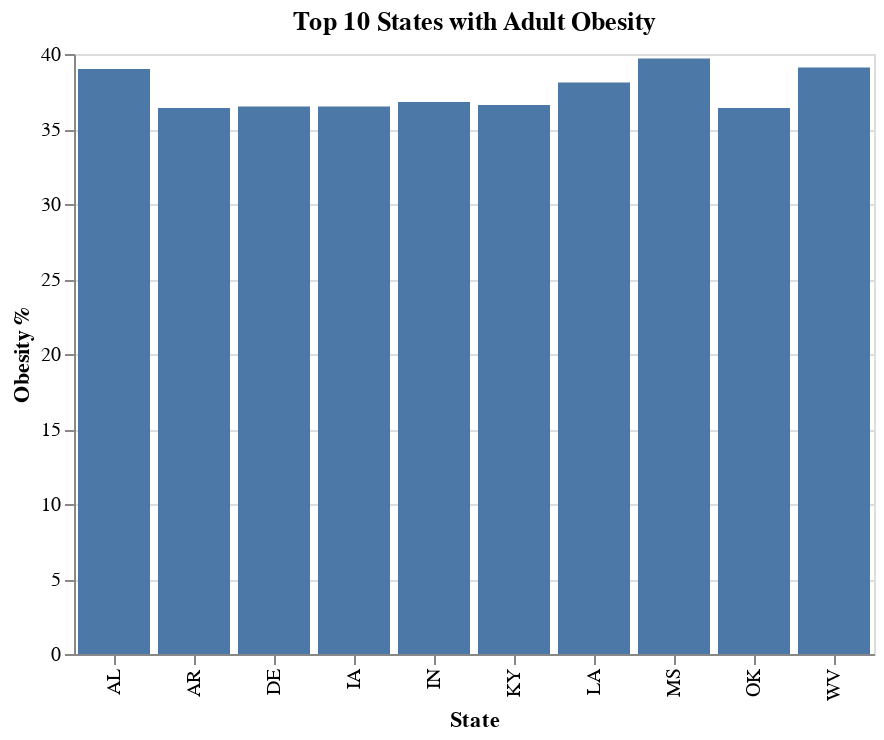

The cell this chart's notebook holds for it:
### Code cell
source = df 

slider = alt.binding_range(min=2011, max=2020, step=1)
select_year = alt.selection_single(name="Year", fields=['Year'],
                                   bind=slider, init={'Year': 2020})

alt.Chart(source).mark_bar().encode(
    x=alt.X('abbr', title='State'),
    y=alt.Y('OVERALL', title='Obesity %'),
    tooltip='OVERALL'
).properties(
    width=400,
    title='Top 10 States with Adult Obesity'
).add_selection(
    select_year
).transform_filter(
    select_year
).configure_facet(
    spacing=8
).transform_window(
    rank='rank(OVERALL)',
    sort=[alt.SortField('OVERALL', order='descending')]
).transform_filter(
    (alt.datum.rank < 10)
)

### Figure 1 — Vega-Lite specification as saved in the notebook (floating-point values rounded to 4 significant figures; data arrays with more than 128 entries replaced by an {"elided": "..."} marker saying what was removed)
{"config": {"view": {"continuousWidth": 400, "continuousHeight": 300}, "facet": {"spacing": 8}}, "data": {"name": "data-5e913ecb2bbda2f53c5e0810611c6ff6"}, "mark": "bar", "encoding": {"tooltip": {"field": "OVERALL", "type": "quantitative"}, "x": {"field": "abbr", "title": "State", "type": "nominal"}, "y": {"field": "OVERALL", "title": "Obesity %", "type": "quantitative"}}, "selection": {"Year": {"type": "single", "fields": ["Year"], "bind": {"input": "range", "max": 2020, "min": 2011, "step": 1}, "init": {"Year": 2020}}}, "title": "Top 10 States with Adult Obesity", "transform": [{"filter": {"selection": "Year"}}, {"window": [{"op": "rank", "field": "OVERALL", "as": "rank"}], "sort": [{"field": "OVERALL", "order": "descending"}]}, {"filter": "(datum.rank < 10)"}], "width": 400, "$schema": "https://vega.github.io/schema/vega-lite/v4.17.0.json", "datasets": {"data-5e913ecb2bbda2f53c5e0810611c6ff6": {"elided": "535 records"}}}
